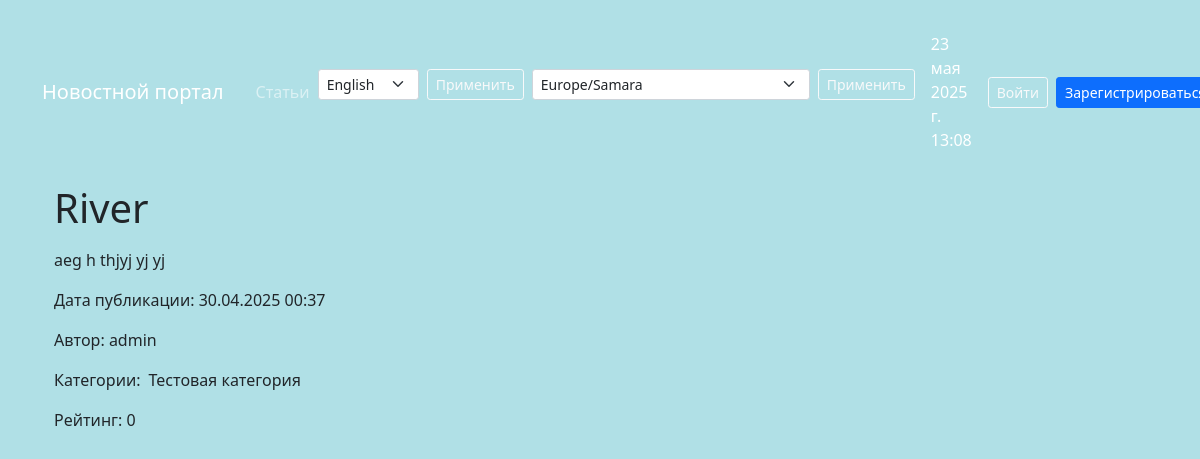
Page /articles/148/ on the earlier database version.
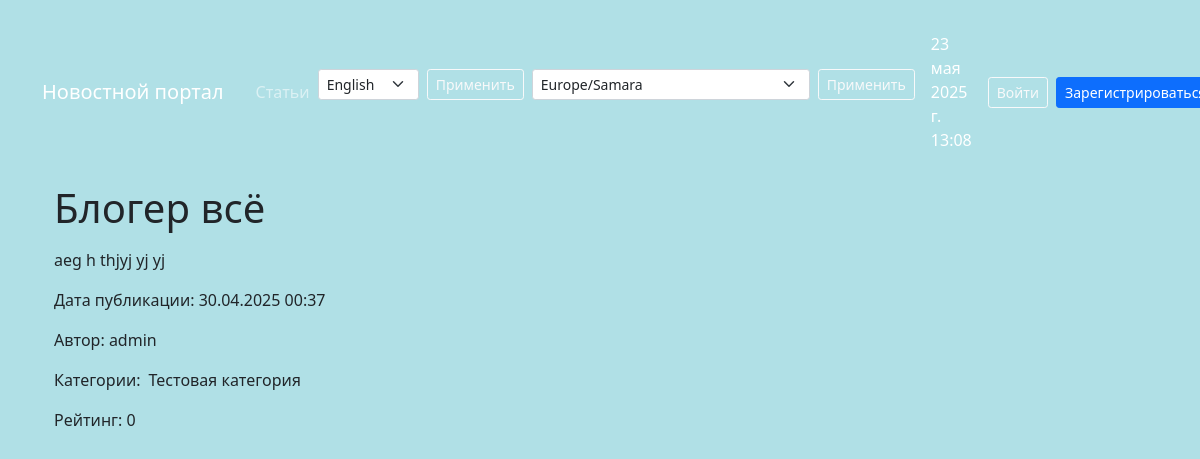
Same page on the later database version.
### biblio/models.py (models this page shows, shortened)
class Post(models.Model):
    NEWS = 'NW'
    ARTICLE = 'AR'
    POST_TYPES = [
        (NEWS, 'Новость'),
        (ARTICLE, 'Статья')
    ]
    author = models.ForeignKey(Author, on_delete=models.CASCADE)
    post_type = models.CharField(max_length=2, choices=POST_TYPES)
    created_at = models.DateTimeField(auto_now_add=True)
    categories = models.ManyToManyField(Category, through='PostCategory')
    title = models.CharField(max_length=255)
    text = models.TextField()
    rating = models.IntegerField(default=0)

class Author(models.Model):
    user = models.OneToOneField(User, on_delete=models.CASCADE)
    rating = models.IntegerField(default=0)

class Category(models.Model):
    name = models.CharField(max_length=255, help_text=_('category name'), unique=True)
    subscribers = models.ManyToManyField(User, blank = True, related_name='categories')

### biblio/views.py (the view)
# urls.py: path('articles/<int:pk>/', ArticlesDetail.as_view(), name='articles_detail'),
class ArticlesDetail(DetailView):
     model = Post
     template_name = 'articles/articles_detail.html'
     context_object_name = 'article'

### biblio/context_tz.py (called while the page is built)
def get_timezone(request):
    tzname = request.session.get('django_timezone', settings.TIME_ZONE)
    local_time = timezone.localtime(timezone.now(), pytz.timezone(tzname))
    return {
        'current_time': local_time,
        'timezones': pytz.common_timezones,
        'TIME_ZONE': tzname
    }

### biblio/templatetags/custom_filters.py (called while the page is built)
@register.filter()
def censor (value):
    for word in censor_list:
        value = value.replace(word[1:-1], "*" * len(word[1:-1]))
    return value

### templates/articles/articles_detail.html (shortened to what this page needs)
﻿{% extends 'default.html' %}
{% load custom_filters %}
{% block content %}
    <div class="container mt-3">
        <div class="articles-detail">
            <div class="d-flex align-items-center">
                <h1 class="mb-0 me-2">{{ article.title|censor }}</h1>
            </div>
            <div class="post-content mt-3">
                {{ article.text|censor|linebreaks }}
            </div>
            <div class="post-meta mt-3">
                <p>Дата публикации: {{ article.created_at|date:"d.m.Y H:i" }}</p>
                <p>Автор: {{ article.author.user.username }}</p>
                <div class="d-flex align-items-center flex-wrap">
                    <span class="me-2">Категории:</span>
                    {% for category in article.categories.all %}
                    <span class="d-inline-flex align-items-center me-3">
                        {{ category.name }}
                    </span>
                    {% endfor %}
                </div>
            </div>
            <div class="post-rating mt-3">
                <p>Рейтинг: {{ article.rating }}</p>
            </div>
        </div>
    </div>
{% endblock content %}

### templates/default.html (shortened to what this page needs)
﻿<!DOCTYPE html>
{% load i18n %}
{% load tz %}
<html lang="{{ LANGUAGE_CODE }}">
<head>
    <link href="https://cdn.jsdelivr.net/npm/bootstrap@5.1.3/dist/css/bootstrap.min.css" rel="stylesheet">
</head>
<body>
<nav class="navbar navbar-expand-lg navbar-dark">
    <div class="container">
        <div class="navbar-content">
            <div class="nav-main-links">
                <a class="navbar-brand me-4" href="{% url 'biblio:news_list' %}">Новостной портал</a>
                <ul class="navbar-nav">
                    <li class="nav-item">
                        <a class="nav-link" href="{% url 'biblio:articles_list' %}">{% trans "Статьи" %}</a>
                    </li>
                </ul>
            </div>
            <div class="nav-right-section">
                <div class="language-timezone-bar d-flex align-items-center gap-2 text-white">
                    <form action="{% url 'set_language' %}" method="POST" class="d-flex align-items-center">
                        <select name="language" class="form-select form-select-sm me-2">
                            {% get_available_languages as LANGUAGES %}
                            {% get_language_info_list for LANGUAGES as languages %}
                            {% for language in languages %}
                                <option value="{{ language.code }}" {% if language.code == LANGUAGE_CODE %}selected{% endif %}>
                                    {{ language.name_local }}
                                </option>
                            {% endfor %}
                        </select>
                        <button type="submit" class="btn btn-sm btn-outline-light">{% trans "Применить" %}</button>
                    </form>
                    <form action="{% url 'biblio:set_timezone' %}" method="POST" class="d-flex align-items-center">
                        <select name="timezone" class="form-select form-select-sm me-2">
                            {% for tz in timezones %}
                            <option value="{{ tz }}"{% if tz == TIME_ZONE %} selected{% endif %}>{{ tz }}</option>
                            {% endfor %}
                        </select>
                        <button type="submit" class="btn btn-sm btn-outline-light">{% trans "Применить" %}</button>
                    </form>
                    <div class="ms-2">
                        {{ current_time|timezone:TIME_ZONE|date:"DATETIME_FORMAT" }}
                    </div>
                </div>
                <div class="auth-buttons">
                    {% if user.is_authenticated %}
                        <form action="{% url 'account_logout' %}" method="post">
                            {% csrf_token %}
                            <button type="submit" class="btn btn-sm btn-outline-light">{% trans "Выйти" %}</button>
                        </form>
                    {% else %}
                        <a href="{% url 'account_login' %}" class="btn btn-sm btn-outline-light">{% trans "Войти" %}</a>
                        <a href="{% url 'account_signup' %}" class="btn btn-sm btn-primary">{% trans "Зарегистрироваться" %}</a>
                    {% endif %}
                </div>
            </div>
        </div>
    </div>
</nav>
<main class="container mt-4">
    {% block content %}{% endblock %}
</main>
</body>
</html>

Differences in the rows shown:
changed Post "aeg h thjyj yj yj": title|censor "River" → "Блогер всё"
